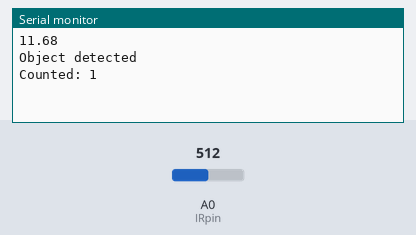
A sketch run on a simulated Arduino Mega 2560, built with avr-gcc and run on an emulated ATmega2560. Shown: the last lines printed to the serial monitor. The inputs (shaded band) are chosen by the test bench; at power-on: A0 (IRpin) = 512.

Above: at 1.2 s.
1.3 s: A0 (IRpin) set to 182
At 2.5 s:
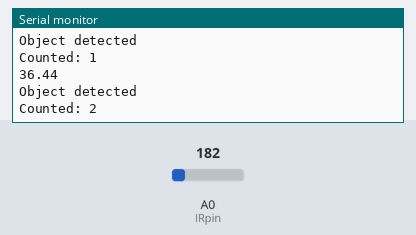
2.8 s: A0 (IRpin) set to 154
At 3.22 s:
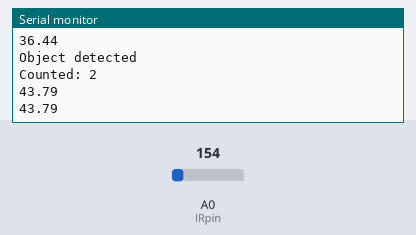
4.3 s: A0 (IRpin) set to 70
At 4.3 s:
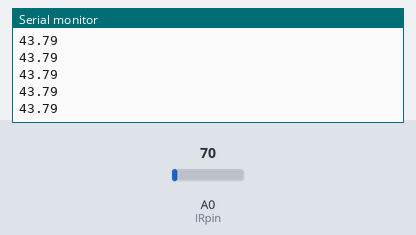
5.8 s: A0 (IRpin) set to 58
At 5.9 s:
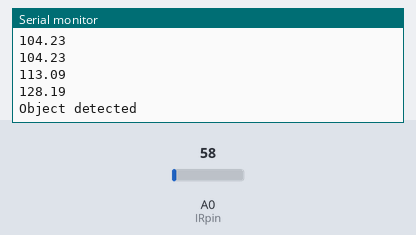
Timing chart, 0 to 8.8 s (numbered marks = the images above; inputs shaded):
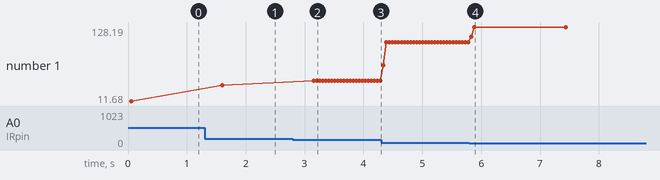

Measured:
- the behaviour switches between 168 and 167 on A0 (IRpin) (found by bisection; images 1 and 2)
- the behaviour switches between 65 and 64 on A0 (IRpin) (found by bisection; images 3 and 4)
- after the input at 1.3 s, the serial monitor: prints a new line after 0.30 s (image 1)
- after the input at 2.8 s, the serial monitor: prints a new line after 0.35 s (image 2)
- after the input at 5.8 s, the serial monitor: prints a new line at once (image 4)
- plotted number 1: 11.68 → 36.44 after the input at 1.3 s, 36.44 → 43.79 after the input at 2.8 s, 43.79 → 104.23 after the input at 4.3 s, 104.23 → 128.19 after the input at 5.8 s

The sketch:

sharp_2y0a21.ino
```cpp
/*         CONNECTION
|Sharp 2Y0A21 Arduino Mega 2560|
|     V0          A0           |
|     GND         GND          |
|     Vcc         5V           |
*/
//10-80 cm work range
const int IRpin = A0;          // аналоговый пин для подключения выхода Vo сенсора
const int iTimes=5; //змінна для сер.знач.
//int value1;                    // для хранения аналогового значения
int PeopleCou=0;
void setup() {
  Serial.begin(9600);            // Запуск последовательного порта
  }

void loop() {
 // irRead();
  //Serial.println(irRead(), DEC);
 // получаем сглаженное значение  и переводим в напряжение
 float volts = irRead()*0.0048828125;
 // и в расстояние в см
 float distance=32*pow(volts,-1.10);
 CheckDistance(distance);
 delay(0);
}

// Усреднение нескольких значений для сглаживания
int irRead() {
  float averaging = 0;             //  переменная для суммирования данных
  // Получение iTimes значений
  float value1;
  for (int i=0; i<iTimes; i++) {
    value1 = analogRead(IRpin);
    //Serial.println(value1);
    averaging = averaging + value1;
    delay(10);      // Ожидание 55 ms перед каждым чтением
  }
  averaging = averaging / iTimes;      // усреднить значения
  return(averaging);
}

void CheckDistance(float distance){
  Serial.println(distance);      // выдаем в порт значение
  if(distance<40 || distance>115){
    Serial.println("Object detected");
    PeopleCou++;
     Serial.print("Counted: ");
     Serial.println(PeopleCou);
    delay(1500);
  }
}
```
